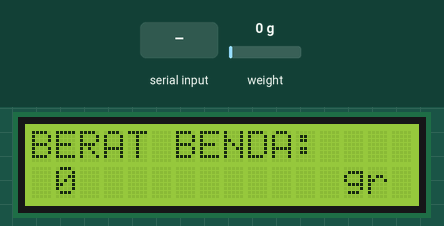
Simulated run of this sketch. Board: Arduino Uno, built with avr-gcc and run on an emulated ATmega328P. Shown: 16×2 character LCD. The test bench sets the inputs (shaded band); at power-on: weight on the scale 0 g. What the sketch prints to the serial monitor is not drawn.

Above: at 3.7 s.
3.8 s: weight on the scale set to 100 g
At 4.3 s:
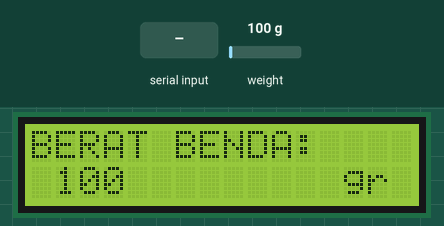
5.3 s: weight on the scale set to 1250 g
At 6.5 s:
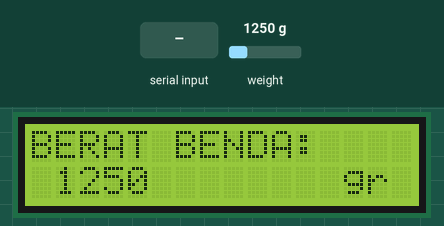
6.8 s: "t" received over Serial
At 7.8 s:
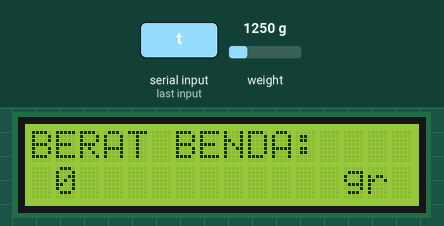
8.3 s: weight on the scale set to 3750 g
At 9.0 s:
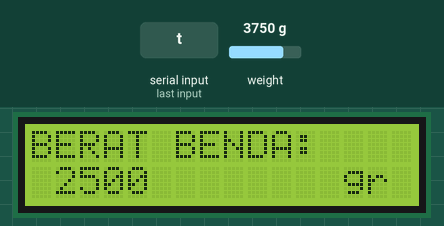
Timing chart, 0 to 10.8 s (numbered marks = the images above; inputs shaded):
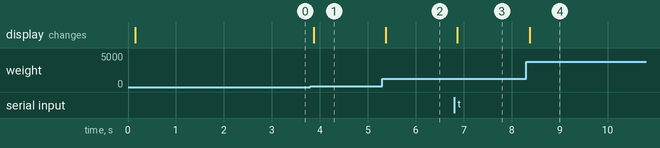

Measured:
- after the input at 3.8 s, the display: changes after 0.07 s (image 1)
- after the input at 5.3 s, the display: changes after 0.07 s (image 2)
- after the input at 6.8 s, the display: changes after 0.07 s (image 3)
- after the input at 8.3 s, the display: changes after 0.07 s (image 4)

The sketch:

timbangan.ino
```cpp
#include<HX711_ADC.h>
#include<EEPROM.h>
#include<LiquidCrystal_I2C.h>

LiquidCrystal_I2C lcd(0x27,16,2);
const int HX711_dout = A0;
const int HX711_sck = A1;

HX711_ADC LoadCell(HX711_dout, HX711_sck);

const int calVal_eepromAdress = 0;
long t;

void setup() {
  Serial.begin(9600);
  lcd.begin();
  pinMode(HX711_dout, INPUT);
  delay(10);
  Serial.println();
  Serial.println("Memulai...");
  lcd.begin();
  LoadCell.begin();
  lcd.setCursor(0,0);
  lcd.print("BERAT BENDA:");
  lcd.setCursor(1,1);
  lcd.print("0");
  lcd.setCursor(13,1);
  lcd.print("gr");
  float calibrationValue;
  calibrationValue = 696.0;
  EEPROM.get(calVal_eepromAdress, calibrationValue);
  long stabilizingtime = 2000;
  boolean _tare = true;
  LoadCell.start(stabilizingtime, _tare);
  if (LoadCell.getTareTimeoutFlag()) {
    Serial.println("Timeout, cek kabel MCU>HX711 pastikan sudah tepat");
    while (1);
  }
  else {
    LoadCell.setCalFactor(calibrationValue);
    Serial.println("Startup selesai");
  }
}

void loop() {
  static boolean newDataReady = 0;
  const int serialPrintInterval = 0;
  if (LoadCell.update()) newDataReady = true;
  if (newDataReady) {
    if (millis() > t + serialPrintInterval) {
      int i = LoadCell.getData();
      if(i<0){
        i=0;
      }
      tampil(i);
      newDataReady = 0;
      t = millis();
    }
  }
  if(Serial.available() > 0){
    float i;
    char inByte = Serial.read();
    if (inByte == 't') LoadCell.tareNoDelay();
  }
  if (LoadCell.getTareStatus() == true) {
    Serial.println("Tara selesai");
  }
}

void tampil(int j){
  lcd.setCursor(1,1);
  lcd.print("          ");
  if(j<10){
    lcd.setCursor(1,5);
  }else if(j<100 && j>=10){
    lcd.setCursor(1,6);
  }else if(j<1000 && j>=100){
    lcd.setCursor(1,7);
  }else if(j<10000 && j>=1000){
    lcd.setCursor(1,8);
  }else if(j<100000 && j>=10000){
    lcd.setCursor(1,9);
  }else if(j<1000000 && j>=100000){
    lcd.setCursor(1,10);
  }else if(j<10000000 && j>=1000000){
    lcd.setCursor(1,11);
  }else if(j<100000000 && j>=10000000){
    lcd.setCursor(1,12);
  }else{
    lcd.setCursor(1,1);
  }
  lcd.print(j);
}
```
